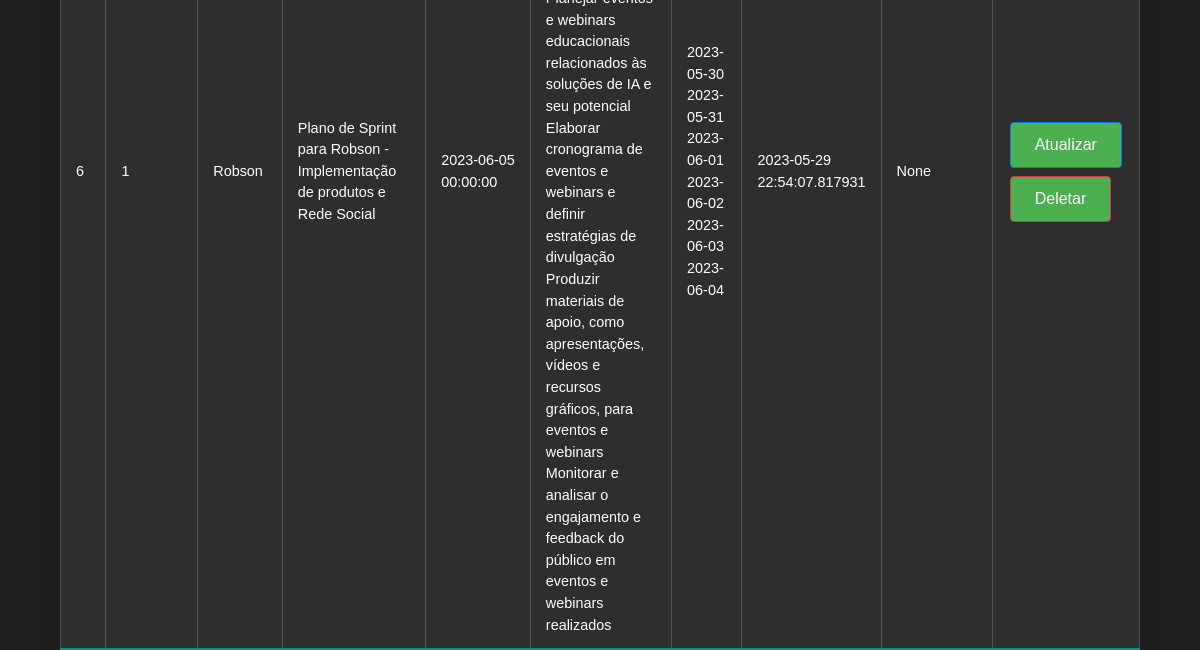
The page /listar_tarefas_semanais_usuario (lower part) on the database as committed earlier.
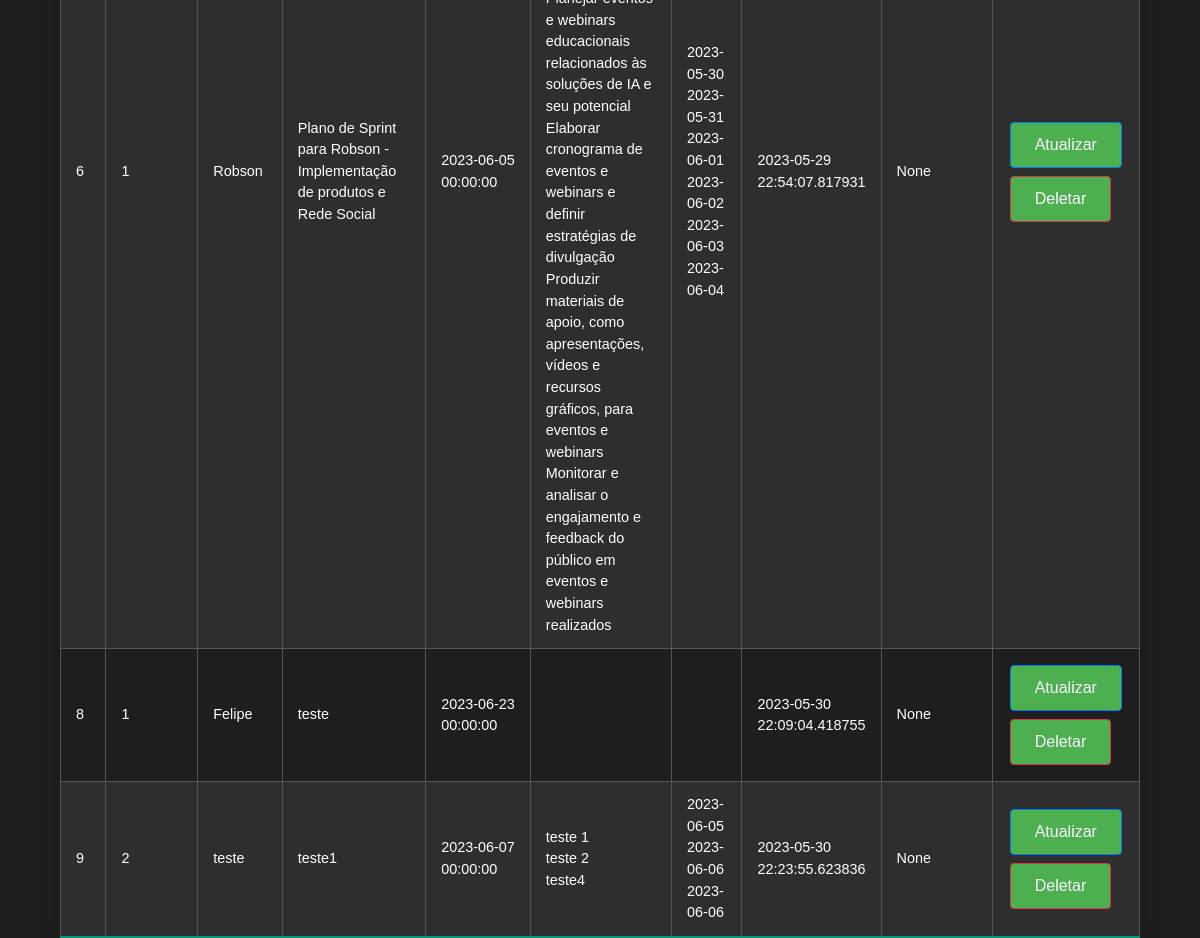
The same page on the database as committed later.
### models.py (models this page shows)
class Usuario(db.Model):
    id = db.Column(db.Integer, primary_key=True)
    nome = db.Column(db.String(80), nullable=False)
    sobrenome = db.Column(db.String(80), nullable=False)
    email = db.Column(db.String(120), nullable=False)
    celular = db.Column(db.String(20), nullable=False)
    id_empresa = db.Column(db.Integer, db.ForeignKey('empresa.id'), nullable=False)
    empresa = db.relationship('Empresa', backref='usuarios')
    data_entrada = db.Column(db.DateTime, default=datetime.utcnow)
    cargo = db.Column(db.String(80), nullable=False)
    status = db.Column(db.String(20), nullable=False)
    sprint = db.Column(db.String(200))  # Novo campo
    dayling_1 = db.Column(db.String(200))  # Novo campo
    dayling_2 = db.Column(db.String(200))  # Novo campo
    dayling_3 = db.Column(db.String(200))  # Novo campo
    dayling_4 = db.Column(db.String(200))  # Novo campo
    dayling_5 = db.Column(db.String(200))  # Novo campo

class TarefaSemanal(db.Model):
    id = db.Column(db.Integer, primary_key=True)
    empresa_id = db.Column(db.Integer, db.ForeignKey('empresa.id'), nullable=False)
    empresa = db.relationship('Empresa', backref='tarefas_semanais')
    usuario_id = db.Column(db.Integer, db.ForeignKey('usuario.id'), nullable=False)
    usuario = db.relationship('Usuario', backref='tarefas_semanais')
    tarefa_semana = db.Column(db.String(500), nullable=False)
    to_do = db.Column(db.String(500), nullable=True)  # JSON string contendo os passos e datas
    observacoes = db.Column(db.String(500), nullable=True)  # JSON string contendo as observações para cada passo
    data_para_conclusao = db.Column(db.DateTime, nullable=False)
    data_criacao = db.Column(db.DateTime, default=datetime.utcnow)
    data_atualizacao = db.Column(db.DateTime, onupdate=datetime.utcnow)
    @property
    def to_do_decoded(self):
        return json.loads(self.to_do)

### app.py (the view)
@app.route('/listar_tarefas_semanais_usuario', methods=['GET'])
def listar_tarefas_semanais_usuario():
    tarefas_semanais = TarefaSemanal.query.all()
    tarefas_decodificadas = []
    for tarefa in tarefas_semanais:
        tarefa_dict = tarefa.__dict__
        tarefa_dict['to_do_decoded'] = tarefa.to_do_decoded
        tarefa_dict['usuario'] = tarefa.usuario.nome  # Adicione essa linha
        tarefas_decodificadas.append(tarefa_dict)
    return render_template('listar_tarefas_semanais_usuario.html', tarefas_semanais=tarefas_decodificadas)

### templates/listar_tarefas_semanais_usuario.html (shortened to what this page needs)
{% extends "base.html" %}
{% block content %}
    <table class="styled-table">
        <tbody>
            {% for tarefa in tarefas_semanais %}
            <tr>
                <td>{{ tarefa['id'] }}</td>
                <td>{{ tarefa['empresa_id'] }}</td>
                <td>{{ tarefa['usuario'] }}</td>
                <td>{{ tarefa['tarefa_semana'] }}</td>
                <td>{{ tarefa['data_para_conclusao'] }}</td>
                <td>
                    {% for passo in tarefa['to_do_decoded']['passos'] %}
                        {{ passo }}<br>
                    {% endfor %}
                </td>
                <td>
                    {% for data in tarefa['to_do_decoded']['datas'] %}
                        {{ data }}<br>
                    {% endfor %}
                </td>
                <td>{{ tarefa['data_criacao'] }}</td>
                <td>{{ tarefa['data_atualizacao'] }}</td>
                <td>
                    <form action="{{ url_for('atualizar_tarefa_semanal', id=tarefa['id']) }}" method="GET">
                        <input type="submit" value="Atualizar" class="btn btn-primary">
                    </form>
                    <form action="{{ url_for('deletar_tarefa_semanal',id=tarefa['id']) }}" method="POST">
                        <input type="submit" value="Deletar" class="btn btn-danger">
                    </form>
                </td>
            </tr>
            {% endfor %}
        </tbody>
    </table>
{% endblock %}

### templates/base.html (shortened to what this page needs)
<!DOCTYPE html>
<html>
<head>
    <link rel="stylesheet" type="text/css" href="{{ url_for('static', filename='css/bootstrap.min.css') }}">
    <link rel="stylesheet" type="text/css" href="{{ url_for('static', filename='style.css') }}">
</head>
<body>
    {% block content %}{% endblock %}
</body>
</html>

### static/style.css (style rules this page uses)
body { background-color: #1e1e1e; color: #ffffff; font-family: Arial, sans-serif; }
input, textarea, select { background-color: #333; color: #ffffff; border: 1px solid #555555; }
input[type=submit], button { background-color: #4CAF50; color: white; cursor: pointer; }
.styled-table { border-collapse: collapse; margin: 25px 0; font-size: 0.9em; font-family: sans-serif; min-width: 400px; box-shadow: 0 0 20px rgba(0, 0, 0, 0.15); width: 90%; margin: 0 auto; color: #ffffff; background-color: #1e1e1e; }
.styled-table tbody tr { border-bottom: 1px solid #555555; }
.styled-table tbody tr:nth-of-type(even) { background-color: #2e2e2e; }
.styled-table tbody tr:last-of-type { border-bottom: 2px solid #009879; }
.btn { color: #fff; background-color: #009879; padding: 10px 24px; text-align: center; text-decoration: none; display: inline-block; font-size: 16px; margin: 4px 2px; transition-duration: 0.4s; cursor: pointer; }

Rows that differ between the two databases and show on the page:
added TarefaSemanal: id "8", empresa_id "1", usuario "Felipe", tarefa_semana "teste", data_para_conclusao "2023-06-23 00:00:00", data_criacao "2023-05-30 22:09:04.418755", data_atualizacao "None"
added TarefaSemanal: id "9", empresa_id "2", usuario "teste", tarefa_semana "teste1", data_para_conclusao "2023-06-07 00:00:00", passo "teste 1" "teste 2" "teste4", data "2023-06-05" "2023-06-06" "2023-06-06", data_criacao "2023-05-30 22:23:55.623836", data_atualizacao "None"
